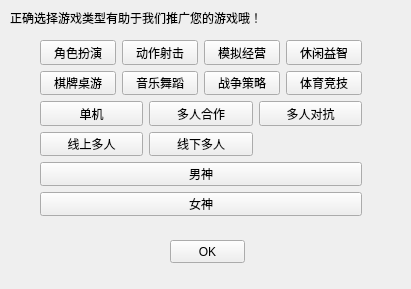
<?xml version="1.0" encoding="UTF-8"?>
<ui version="4.0">
 <class>GameType</class>
 <widget class="QWidget" name="GameType">
  <property name="geometry">
   <rect>
    <x>0</x>
    <y>0</y>
    <width>411</width>
    <height>289</height>
   </rect>
  </property>
  <property name="windowTitle">
   <string>Form</string>
  </property>
  <widget class="QPushButton" name="pushButton_22">
   <property name="geometry">
    <rect>
     <x>170</x>
     <y>240</y>
     <width>75</width>
     <height>23</height>
    </rect>
   </property>
   <property name="text">
    <string>OK</string>
   </property>
  </widget>
  <widget class="QLabel" name="label">
   <property name="geometry">
    <rect>
     <x>10</x>
     <y>10</y>
     <width>311</width>
     <height>16</height>
    </rect>
   </property>
   <property name="text">
    <string>正确选择游戏类型有助于我们推广您的游戏哦！</string>
   </property>
  </widget>
  <widget class="QWidget" name="">
   <property name="geometry">
    <rect>
     <x>40</x>
     <y>40</y>
     <width>322</width>
     <height>176</height>
    </rect>
   </property>
   <layout class="QVBoxLayout" name="verticalLayout">
    <item>
     <layout class="QGridLayout" name="gridLayout">
      <item row="0" column="0">
       <widget class="QPushButton" name="pushButton">
        <property name="text">
         <string>角色扮演</string>
        </property>
       </widget>
      </item>
      <item row="0" column="1">
       <widget class="QPushButton" name="pushButton_2">
        <property name="text">
         <string>动作射击</string>
        </property>
       </widget>
      </item>
      <item row="0" column="2">
       <widget class="QPushButton" name="pushButton_3">
        <property name="text">
         <string>模拟经营</string>
        </property>
       </widget>
      </item>
      <item row="0" column="3">
       <widget class="QPushButton" name="pushButton_4">
        <property name="text">
         <string>休闲益智</string>
        </property>
       </widget>
      </item>
      <item row="1" column="0">
       <widget class="QPushButton" name="pushButton_15">
        <property name="text">
         <string>棋牌桌游</string>
        </property>
       </widget>
      </item>
      <item row="1" column="1">
       <widget class="QPushButton" name="pushButton_7">
        <property name="text">
         <string>音乐舞蹈</string>
        </property>
       </widget>
      </item>
      <item row="1" column="2">
       <widget class="QPushButton" name="pushButton_5">
        <property name="text">
         <string>战争策略</string>
        </property>
       </widget>
      </item>
      <item row="1" column="3">
       <widget class="QPushButton" name="pushButton_6">
        <property name="text">
         <string>体育竞技</string>
        </property>
       </widget>
      </item>
     </layout>
    </item>
    <item>
     <layout class="QGridLayout" name="gridLayout_2">
      <item row="0" column="0">
       <widget class="QPushButton" name="pushButton_16">
        <property name="text">
         <string>单机</string>
        </property>
       </widget>
      </item>
      <item row="0" column="1">
       <widget class="QPushButton" name="pushButton_14">
        <property name="text">
         <string>多人合作</string>
        </property>
       </widget>
      </item>
      <item row="0" column="2">
       <widget class="QPushButton" name="pushButton_20">
        <property name="text">
         <string>多人对抗</string>
        </property>
       </widget>
      </item>
      <item row="1" column="0">
       <widget class="QPushButton" name="pushButton_17">
        <property name="text">
         <string>线上多人</string>
        </property>
       </widget>
      </item>
      <item row="1" column="1">
       <widget class="QPushButton" name="pushButton_8">
        <property name="text">
         <string>线下多人</string>
        </property>
       </widget>
      </item>
     </layout>
    </item>
    <item>
     <layout class="QGridLayout" name="gridLayout_3">
      <item row="0" column="0">
       <widget class="QPushButton" name="pushButton_18">
        <property name="text">
         <string>男神</string>
        </property>
       </widget>
      </item>
      <item row="1" column="0">
       <widget class="QPushButton" name="pushButton_9">
        <property name="text">
         <string>女神</string>
        </property>
       </widget>
      </item>
     </layout>
    </item>
   </layout>
  </widget>
 </widget>
 <resources/>
 <connections/>
</ui>
